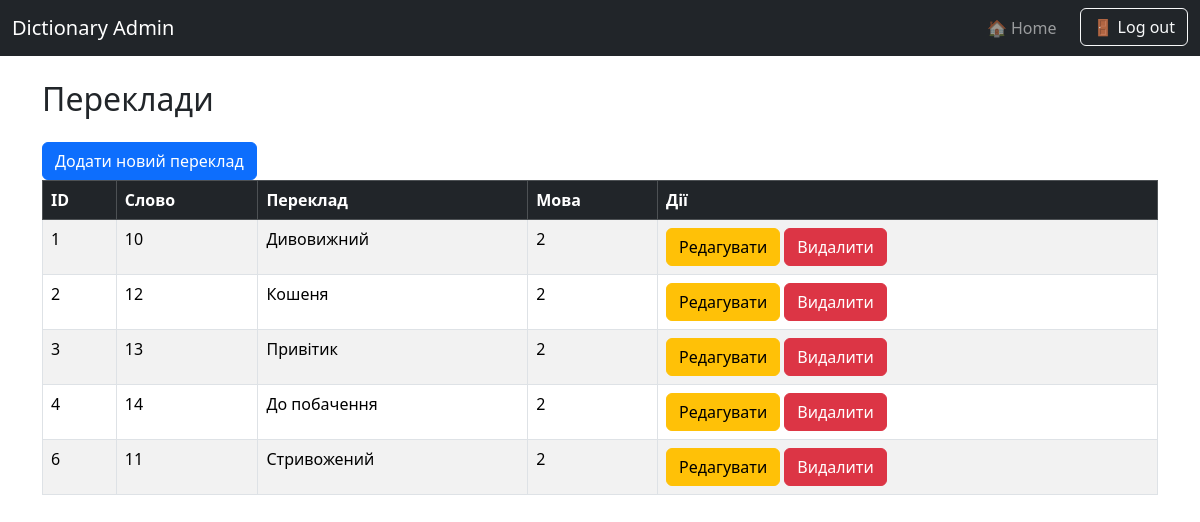
Page /admin/translation (signed in) on the committed database.
### tables this page shows
CREATE TABLE `translations` (
  `id` int(11) NOT NULL,
  `word_id` int(11) NOT NULL,
  `translated_text` varchar(255) NOT NULL,
  `target_language_id` int(11) NOT NULL,
  `dictionary_id` int(11) NOT NULL
);

### admin/controllers/TranslationController.php (called while the page is built, shortened)
<?php
class TranslationController {
    private $model;
    public function __construct($pdo) {
        $this->model = new Translation($pdo);
    }
    public function index() {
        $translations = $this->model->getAll();
        require_once __DIR__ . '/../views/translations/translation.php';
    }
}

### autoloader.php (called while the page is built, shortened)
<?php
spl_autoload_register(function ($class) {
    $prefixes = [
        'admin\\'      => __DIR__ . '/admin/',
        'controllers\\'=> __DIR__ . '/controllers/',
        'models\\'     => __DIR__ . '/models/',
    ];
    foreach ($prefixes as $prefix => $base_dir) {
        if (strncmp($prefix, $class, strlen($prefix)) === 0) {
            $relative_class = substr($class, strlen($prefix));
            $file = $base_dir . str_replace('\\', '/', $relative_class) . '.php';
            if (file_exists($file)) {
                return;
            }
        }
    }
});

### admin/models/Translation.php (called while the page is built, shortened)
<?php
class Translation {
    private $pdo;
    public function __construct($db) {
        $this->pdo = $db;
    }
    public function getAll($dictionary_id = null) {
        $sql = "SELECT t.*, w.word_text, l.name AS target_language
            FROM translations t
            JOIN words w ON t.word_id = w.id
            JOIN languages l ON t.target_language_id = l.id";
        if ($dictionary_id) {
            $sql .= " WHERE t.dictionary_id = ?";
            $stmt = $this->pdo->prepare($sql);
            $stmt->execute([$dictionary_id]);
        } else {
            $stmt = $this->pdo->prepare($sql);
            $stmt->execute();
        }
        return $stmt->fetchAll();
    }
}

### admin/views/translations/translation.php (the view)
<?php require_once __DIR__ . '/../parts/header.php'; ?>
<div class="container mt-4">
<h2 class="mb-4">Переклади</h2>
<a href="translation/create" class="btn btn-primary">Додати новий переклад</a><br>
<table class="table table-bordered table-striped">
    <thead class="table-dark">
    <tr>
        <th>ID</th>
        <th>Слово</th>
        <th>Переклад</th>
        <th>Мова</th>
        <th>Дії</th>
    </tr>
    </thead>
    <tbody>
    <?php foreach ($translations as $translation): ?>
        <tr>
            <td><?= $translation['id']; ?></td>
            <td><?= $translation['word_id']; ?></td>
            <td><?= $translation['translated_text']; ?></td>
            <td><?= $translation['target_language_id']; ?></td>
            <td>
                <a href="translation/edit/<?= $translation['id']; ?>" class="btn btn-warning">Редагувати</a>
                <a href="translation/delete/<?= $translation['id']; ?>" class="btn btn-danger" onclick="return confirm('Ви впевнені?')">Видалити</a>
            </td>
        </tr>
    <?php endforeach; ?>
    </tbody>
</table>
</div>

### rows in the picture
translations: id "1", word "10", translated_text "Дивовижний", target_language "2"
translations: id "2", word "12", translated_text "Кошеня", target_language "2"
translations: id "3", word "13", translated_text "Привітик", target_language "2"
translations: id "4", word "14", translated_text "До побачення", target_language "2"
translations: id "6", word "11", translated_text "Стривожений", target_language "2"
